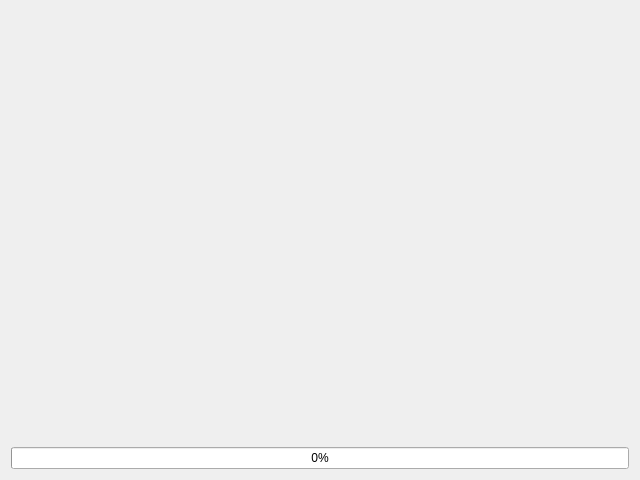
<?xml version="1.0" encoding="UTF-8"?>
<ui version="4.0">
 <class>InstallWizard_Copy</class>
 <widget class="QWizardPage" name="InstallWizard_Copy">
  <property name="geometry">
   <rect>
    <x>0</x>
    <y>0</y>
    <width>640</width>
    <height>480</height>
   </rect>
  </property>
  <property name="windowTitle">
   <string>WizardPage</string>
  </property>
  <property name="title">
   <string>Installing Samurai Babel RPG</string>
  </property>
  <layout class="QVBoxLayout" name="verticalLayout">
   <item>
    <widget class="QLabel" name="lblStatus">
     <property name="text">
      <string/>
     </property>
    </widget>
   </item>
   <item>
    <widget class="QProgressBar" name="pbProgress">
     <property name="value">
      <number>0</number>
     </property>
    </widget>
   </item>
  </layout>
 </widget>
 <resources/>
 <connections/>
</ui>
